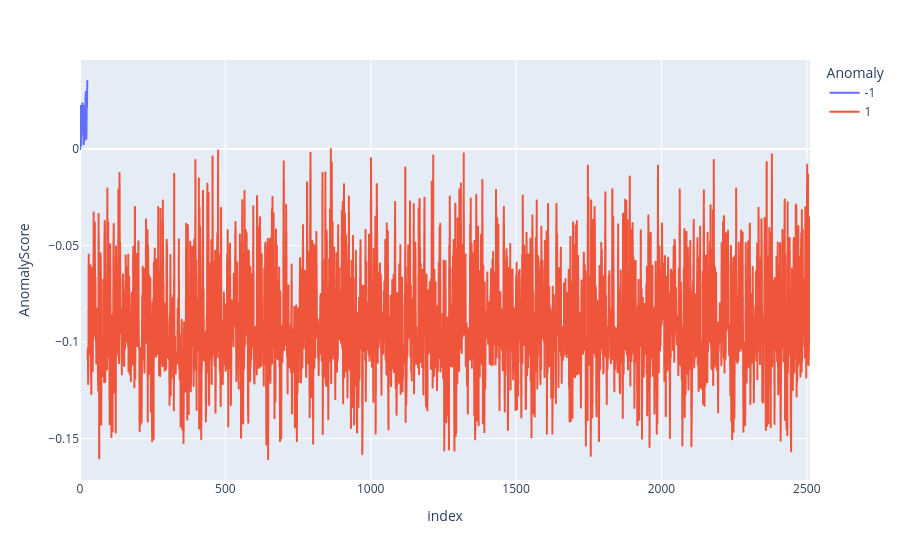

Notebook cell for this chart:
### Code cell
# isolation_forest_data_df[['Anomaly', 'AnomalyScore']].head()
px.line(isolation_df.sort_values(by='Anomaly', ascending=True).reset_index(drop=True).reset_index(), 
        x='index', 
        y='AnomalyScore',
        color='Anomaly')

### Figure 1 — Plotly figure (JSON) as saved in the notebook; plotly's stock layout.template omitted (floating-point values rounded to 4 significant figures; data arrays with more than 128 entries replaced by an {"elided": "..."} marker saying what was removed)
{"data": [{"hovertemplate": "Anomaly=-1<br>index=%{x}<br>AnomalyScore=%{y}<extra></extra>", "legendgroup": "-1", "line": {"color": "#636efa", "dash": "solid"}, "marker": {"symbol": "circle"}, "mode": "lines", "name": "-1", "showlegend": true, "type": "scattergl", "x": [0, 1, 2, 3, 4, 5, 6, 7, 8, 9, 10, 11, 12, 13, 14, 15, 16, 17, 18, 19, 20, 21, 22, 23, 24, 25], "xaxis": "x", "y": [0.01922, 5.124e-06, 0.02231, 0.002779, 0.001887, 0.01041, 0.007353, 0.01293, 0.02368, 0.02342, 0.009922, 0.02023, 0.02226, 0.002457, 0.01824, 0.00966, 0.004541, 0.01165, 0.01931, 0.02623, 0.02957, 0.01545, 0.005253, 0.02139, 0.0216, 0.03524], "yaxis": "y"}, {"hovertemplate": "Anomaly=1<br>index=%{x}<br>AnomalyScore=%{y}<extra></extra>", "legendgroup": "1", "line": {"color": "#EF553B", "dash": "solid"}, "marker": {"symbol": "circle"}, "mode": "lines", "name": "1", "showlegend": true, "type": "scattergl", "x": {"elided": "2486 int values"}, "xaxis": "x", "y": {"elided": "2486 float values"}, "yaxis": "y"}], "layout": {"legend": {"title": {"text": "Anomaly"}, "tracegroupgap": 0}, "margin": {"t": 60}, "xaxis": {"anchor": "y", "domain": [0, 1], "title": {"text": "index"}}, "yaxis": {"anchor": "x", "domain": [0, 1], "title": {"text": "AnomalyScore"}}}}
